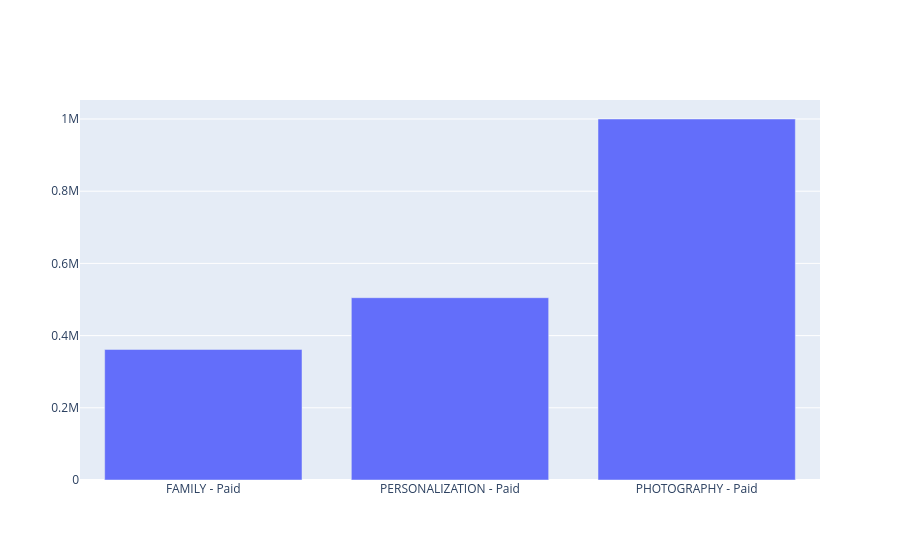

Source (notebook cell):
### Code cell
fig = go.Figure()
fig.add_trace(
    go.Bar(
        x=summary["Category"] + " - " + summary["Type"],
        y=summary["Installs"],
        name="Average Installs",
        yaxis="y1"
    )
)

### Figure 1 — Plotly figure (JSON) as saved in the notebook; plotly's stock layout.template omitted (floating-point values rounded to 4 significant figures)
{"data": [{"name": "Average Installs", "type": "bar", "x": ["FAMILY - Paid", "PERSONALIZATION - Paid", "PHOTOGRAPHY - Paid"], "y": [361700.0, 505000, 1000000], "yaxis": "y"}], "layout": {}}
